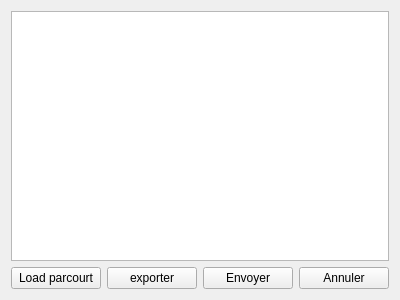
<?xml version="1.0" encoding="UTF-8"?>
<ui version="4.0">
 <class>Form</class>
 <widget class="QWidget" name="Form">
  <property name="geometry">
   <rect>
    <x>0</x>
    <y>0</y>
    <width>400</width>
    <height>300</height>
   </rect>
  </property>
  <property name="windowTitle">
   <string>Form</string>
  </property>
  <layout class="QVBoxLayout" name="verticalLayout">
   <item>
    <widget class="QTextBrowser" name="textBrowser">
     <property name="enabled">
      <bool>true</bool>
     </property>
    </widget>
   </item>
   <item>
    <layout class="QHBoxLayout" name="horizontalLayout">
     <item>
      <widget class="QPushButton" name="Btnload">
       <property name="text">
        <string>Load parcourt</string>
       </property>
      </widget>
     </item>
     <item>
      <widget class="QPushButton" name="pushButton">
       <property name="text">
        <string>exporter</string>
       </property>
      </widget>
     </item>
     <item>
      <widget class="QPushButton" name="btnEnvoyer">
       <property name="text">
        <string>Envoyer</string>
       </property>
      </widget>
     </item>
     <item>
      <widget class="QPushButton" name="btnCancel">
       <property name="text">
        <string>Annuler</string>
       </property>
      </widget>
     </item>
    </layout>
   </item>
  </layout>
 </widget>
 <resources/>
 <connections>
  <connection>
   <sender>btnCancel</sender>
   <signal>clicked()</signal>
   <receiver>Form</receiver>
   <slot>close()</slot>
   <hints>
    <hint type="sourcelabel">
     <x>366</x>
     <y>282</y>
    </hint>
    <hint type="destinationlabel">
     <x>397</x>
     <y>267</y>
    </hint>
   </hints>
  </connection>
 </connections>
</ui>
